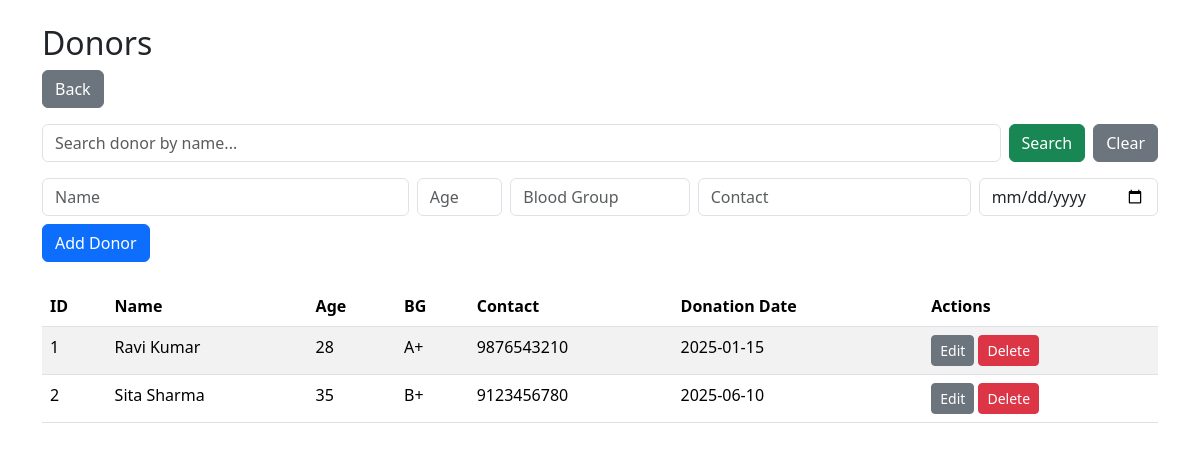
Page /modules/donors.php on the committed database.
### tables this page shows
CREATE TABLE IF NOT EXISTS donors (
  donor_id INT AUTO_INCREMENT PRIMARY KEY,
  name VARCHAR(150) NOT NULL,
  age INT,
  blood_group VARCHAR(5),
  contact VARCHAR(50),
  donation_date DATE,
  notes TEXT,
  created_at TIMESTAMP DEFAULT CURRENT_TIMESTAMP
);

### modules/donors.php (the view, shortened to what this page needs)
<?php
require_once __DIR__ . '/../config/db_connect.php';
$mode = 'add';
$edit_row = null;
if (isset($_GET['search']) && $_GET['search'] !== '') {
  $search = mysqli_real_escape_string($conn, $_GET['search']);
  $sql = "CALL search_donor('$search')";
  $res = mysqli_query($conn, $sql);
  mysqli_next_result($conn);
} else {
  $res = mysqli_query($conn, "SELECT * FROM donors ORDER BY created_at DESC");
}
?>
<!doctype html>
<html><head>
<link href="../style.css" rel="stylesheet">
<link href="https://cdn.jsdelivr.net/npm/bootstrap@5.3.2/dist/css/bootstrap.min.css" rel="stylesheet">
</head><body class="container py-4">
<h2>Donors</h2>
<a href="../index.php" class="btn btn-secondary mb-3">Back</a>
<form method="GET" class="mb-3 d-flex">
  <input type="text" name="search" class="form-control me-2" placeholder="Search donor by name..." value="<?php echo isset($_GET['search']) ? htmlspecialchars($_GET['search']) : ''; ?>">
  <button type="submit" class="btn btn-success me-2">Search</button>
  <a href="donor.php" class="btn btn-secondary">Clear</a>
</form>
<form method="post" class="mb-4 row g-2">
  <div class="col-md-4"><input name="name" class="form-control" placeholder="Name" required value="<?php echo $edit_row ? htmlspecialchars($edit_row['name']) : ''; ?>"></div>
  <div class="col-md-1"><input name="age" type="number" class="form-control" placeholder="Age" value="<?php echo $edit_row ? intval($edit_row['age']) : ''; ?>"></div>
  <div class="col-md-2"><input name="blood_group" class="form-control" placeholder="Blood Group" value="<?php echo $edit_row ? htmlspecialchars($edit_row['blood_group']) : ''; ?>"></div>
  <div class="col-md-3"><input name="contact" class="form-control" placeholder="Contact" value="<?php echo $edit_row ? htmlspecialchars($edit_row['contact']) : ''; ?>"></div>
  <div class="col-md-2"><input name="donation_date" type="date" class="form-control" placeholder="Donation Date" value="<?php echo $edit_row ? htmlspecialchars($edit_row['donation_date']) : ''; ?>"></div>
  <div class="col-12"><button class="btn btn-primary"><?php echo $mode==='edit' ? 'Update Donor' : 'Add Donor'; ?></button></div>
</form>
<table class="table table-striped">
<thead><tr><th>ID</th><th>Name</th><th>Age</th><th>BG</th><th>Contact</th><th>Donation Date</th><th>Actions</th></tr></thead>
<tbody>
<?php while($row = mysqli_fetch_assoc($res)){ ?>
<tr>
  <td><?php echo $row['donor_id']; ?></td>
  <td><?php echo htmlspecialchars($row['name']); ?></td>
  <td><?php echo $row['age']; ?></td>
  <td><?php echo $row['blood_group']; ?></td>
  <td><?php echo $row['contact']; ?></td>
  <td><?php echo $row['donation_date']; ?></td>
  <td>
    <a href="?edit=<?php echo $row['donor_id']; ?>" class="btn btn-sm btn-secondary">Edit</a>
    <form method="post" style="display:inline">
      <button class="btn btn-sm btn-danger" onclick="return confirm('Delete?')">Delete</button>
    </form>
  </td>
</tr>
<?php } ?>
</tbody>
</table>
</body></html>

### style.css (style rules this page uses)
body { background:#f8f9fa; }

### rows in the picture
donors: donor_id "1", name "Ravi Kumar", age "28", blood_group "A+", contact "9876543210", donation_date "2025-01-15"
donors: donor_id "2", name "Sita Sharma", age "35", blood_group "B+", contact "9123456780", donation_date "2025-06-10"
